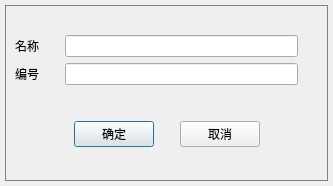
<?xml version="1.0" encoding="UTF-8"?>
<ui version="4.0">
 <class>AddUserWgt</class>
 <widget class="QWidget" name="AddUserWgt">
  <property name="geometry">
   <rect>
    <x>0</x>
    <y>0</y>
    <width>333</width>
    <height>186</height>
   </rect>
  </property>
  <property name="windowTitle">
   <string>Form</string>
  </property>
  <property name="autoFillBackground">
   <bool>false</bool>
  </property>
  <property name="styleSheet">
   <string notr="true">QWidget#bg {
	border: 1px solid gray;
}</string>
  </property>
  <layout class="QHBoxLayout" name="horizontalLayout_3">
   <property name="spacing">
    <number>0</number>
   </property>
   <property name="leftMargin">
    <number>5</number>
   </property>
   <property name="topMargin">
    <number>5</number>
   </property>
   <property name="rightMargin">
    <number>5</number>
   </property>
   <property name="bottomMargin">
    <number>5</number>
   </property>
   <item>
    <widget class="QFrame" name="bg">
     <property name="autoFillBackground">
      <bool>false</bool>
     </property>
     <layout class="QVBoxLayout" name="verticalLayout_2">
      <item>
       <spacer name="verticalSpacer_4">
        <property name="orientation">
         <enum>Qt::Vertical</enum>
        </property>
        <property name="sizeType">
         <enum>QSizePolicy::Fixed</enum>
        </property>
        <property name="sizeHint" stdset="0">
         <size>
          <width>20</width>
          <height>20</height>
         </size>
        </property>
       </spacer>
      </item>
      <item>
       <layout class="QHBoxLayout" name="horizontalLayout_5">
        <item>
         <layout class="QVBoxLayout" name="verticalLayout">
          <item>
           <layout class="QHBoxLayout" name="horizontalLayout">
            <item>
             <widget class="QLabel" name="label">
              <property name="text">
               <string>名称</string>
              </property>
             </widget>
            </item>
            <item>
             <spacer name="horizontalSpacer_2">
              <property name="orientation">
               <enum>Qt::Horizontal</enum>
              </property>
              <property name="sizeType">
               <enum>QSizePolicy::Fixed</enum>
              </property>
              <property name="sizeHint" stdset="0">
               <size>
                <width>20</width>
                <height>20</height>
               </size>
              </property>
             </spacer>
            </item>
            <item>
             <widget class="QLineEdit" name="name_lineEdit"/>
            </item>
           </layout>
          </item>
          <item>
           <layout class="QHBoxLayout" name="horizontalLayout_2">
            <item>
             <widget class="QLabel" name="label_2">
              <property name="text">
               <string>编号</string>
              </property>
             </widget>
            </item>
            <item>
             <spacer name="horizontalSpacer">
              <property name="orientation">
               <enum>Qt::Horizontal</enum>
              </property>
              <property name="sizeType">
               <enum>QSizePolicy::Fixed</enum>
              </property>
              <property name="sizeHint" stdset="0">
               <size>
                <width>20</width>
                <height>20</height>
               </size>
              </property>
             </spacer>
            </item>
            <item>
             <widget class="QLineEdit" name="num_lineEdit"/>
            </item>
           </layout>
          </item>
         </layout>
        </item>
        <item>
         <spacer name="horizontalSpacer_6">
          <property name="orientation">
           <enum>Qt::Horizontal</enum>
          </property>
          <property name="sizeType">
           <enum>QSizePolicy::Fixed</enum>
          </property>
          <property name="sizeHint" stdset="0">
           <size>
            <width>20</width>
            <height>20</height>
           </size>
          </property>
         </spacer>
        </item>
       </layout>
      </item>
      <item>
       <spacer name="verticalSpacer">
        <property name="orientation">
         <enum>Qt::Vertical</enum>
        </property>
        <property name="sizeType">
         <enum>QSizePolicy::Fixed</enum>
        </property>
        <property name="sizeHint" stdset="0">
         <size>
          <width>20</width>
          <height>30</height>
         </size>
        </property>
       </spacer>
      </item>
      <item>
       <layout class="QHBoxLayout" name="horizontalLayout_4">
        <item>
         <spacer name="horizontalSpacer_4">
          <property name="orientation">
           <enum>Qt::Horizontal</enum>
          </property>
          <property name="sizeHint" stdset="0">
           <size>
            <width>40</width>
            <height>20</height>
           </size>
          </property>
         </spacer>
        </item>
        <item>
         <widget class="QPushButton" name="pBtn_confirm">
          <property name="text">
           <string>确定</string>
          </property>
          <property name="checkable">
           <bool>false</bool>
          </property>
          <property name="autoDefault">
           <bool>true</bool>
          </property>
          <property name="default">
           <bool>true</bool>
          </property>
         </widget>
        </item>
        <item>
         <spacer name="horizontalSpacer_3">
          <property name="orientation">
           <enum>Qt::Horizontal</enum>
          </property>
          <property name="sizeType">
           <enum>QSizePolicy::Fixed</enum>
          </property>
          <property name="sizeHint" stdset="0">
           <size>
            <width>20</width>
            <height>20</height>
           </size>
          </property>
         </spacer>
        </item>
        <item>
         <widget class="QPushButton" name="pBtn_cancel">
          <property name="text">
           <string>取消</string>
          </property>
         </widget>
        </item>
        <item>
         <spacer name="horizontalSpacer_5">
          <property name="orientation">
           <enum>Qt::Horizontal</enum>
          </property>
          <property name="sizeHint" stdset="0">
           <size>
            <width>40</width>
            <height>20</height>
           </size>
          </property>
         </spacer>
        </item>
       </layout>
      </item>
      <item>
       <spacer name="verticalSpacer_5">
        <property name="orientation">
         <enum>Qt::Vertical</enum>
        </property>
        <property name="sizeHint" stdset="0">
         <size>
          <width>20</width>
          <height>1</height>
         </size>
        </property>
       </spacer>
      </item>
     </layout>
    </widget>
   </item>
  </layout>
 </widget>
 <resources/>
 <connections/>
</ui>
